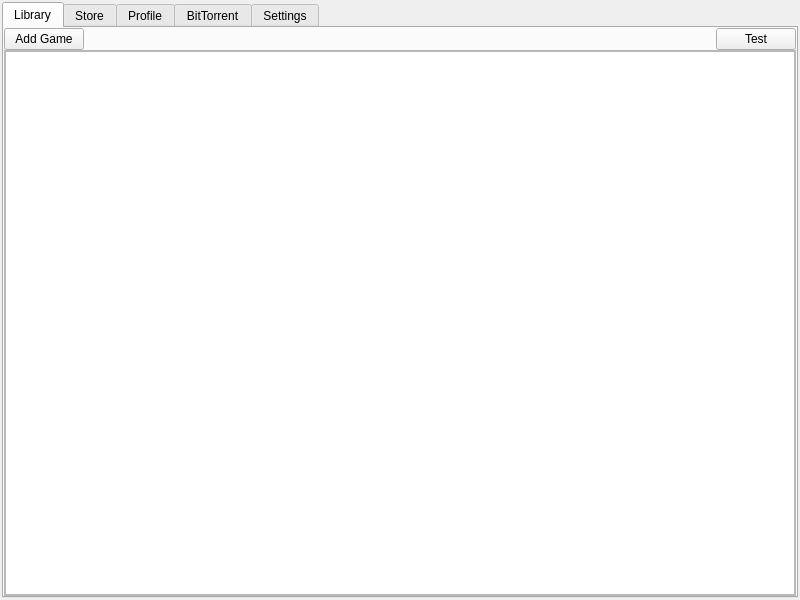
<?xml version="1.0" encoding="UTF-8"?>
<ui version="4.0">
 <class>MainWindow</class>
 <widget class="QMainWindow" name="MainWindow">
  <property name="geometry">
   <rect>
    <x>0</x>
    <y>0</y>
    <width>800</width>
    <height>600</height>
   </rect>
  </property>
  <property name="windowTitle">
   <string>MainWindow</string>
  </property>
  <widget class="QWidget" name="MainWidget">
   <property name="enabled">
    <bool>true</bool>
   </property>
   <layout class="QVBoxLayout" name="verticalLayout">
    <property name="leftMargin">
     <number>2</number>
    </property>
    <property name="topMargin">
     <number>2</number>
    </property>
    <property name="rightMargin">
     <number>2</number>
    </property>
    <property name="bottomMargin">
     <number>2</number>
    </property>
    <item>
     <widget class="QTabWidget" name="TabWidget">
      <property name="currentIndex">
       <number>0</number>
      </property>
      <property name="iconSize">
       <size>
        <width>16</width>
        <height>16</height>
       </size>
      </property>
      <property name="elideMode">
       <enum>Qt::TextElideMode::ElideNone</enum>
      </property>
      <widget class="QWidget" name="LibraryTab">
       <attribute name="title">
        <string>Library</string>
       </attribute>
       <layout class="QVBoxLayout" name="LibraryTabLayout">
        <property name="spacing">
         <number>0</number>
        </property>
        <property name="leftMargin">
         <number>0</number>
        </property>
        <property name="topMargin">
         <number>0</number>
        </property>
        <property name="rightMargin">
         <number>0</number>
        </property>
        <property name="bottomMargin">
         <number>0</number>
        </property>
        <item>
         <layout class="QHBoxLayout" name="LibraryToolbarLayout">
          <item>
           <widget class="QPushButton" name="AddGameButton">
            <property name="text">
             <string>Add Game</string>
            </property>
           </widget>
          </item>
          <item>
           <spacer name="horizontalSpacer">
            <property name="orientation">
             <enum>Qt::Orientation::Horizontal</enum>
            </property>
            <property name="sizeHint" stdset="0">
             <size>
              <width>40</width>
              <height>20</height>
             </size>
            </property>
           </spacer>
          </item>
          <item>
           <widget class="QPushButton" name="TestButton">
            <property name="text">
             <string>Test</string>
            </property>
           </widget>
          </item>
         </layout>
        </item>
        <item>
         <widget class="QScrollArea" name="LibraryScrollArea">
          <property name="widgetResizable">
           <bool>true</bool>
          </property>
          <widget class="QWidget" name="LibraryScrollAreaLayout">
           <property name="geometry">
            <rect>
             <x>0</x>
             <y>0</y>
             <width>790</width>
             <height>534</height>
            </rect>
           </property>
           <layout class="QVBoxLayout" name="verticalLayout_2">
            <property name="spacing">
             <number>0</number>
            </property>
            <property name="leftMargin">
             <number>0</number>
            </property>
            <property name="topMargin">
             <number>0</number>
            </property>
            <property name="rightMargin">
             <number>0</number>
            </property>
            <property name="bottomMargin">
             <number>0</number>
            </property>
            <item>
             <widget class="QTableView" name="LibraryTableView">
              <property name="sizeAdjustPolicy">
               <enum>QAbstractScrollArea::SizeAdjustPolicy::AdjustToContents</enum>
              </property>
              <property name="editTriggers">
               <set>QAbstractItemView::EditTrigger::NoEditTriggers</set>
              </property>
              <property name="tabKeyNavigation">
               <bool>false</bool>
              </property>
              <property name="showDropIndicator" stdset="0">
               <bool>false</bool>
              </property>
              <property name="dragDropOverwriteMode">
               <bool>false</bool>
              </property>
              <property name="selectionBehavior">
               <enum>QAbstractItemView::SelectionBehavior::SelectRows</enum>
              </property>
              <property name="verticalScrollMode">
               <enum>QAbstractItemView::ScrollMode::ScrollPerPixel</enum>
              </property>
              <property name="horizontalScrollMode">
               <enum>QAbstractItemView::ScrollMode::ScrollPerPixel</enum>
              </property>
             </widget>
            </item>
           </layout>
          </widget>
         </widget>
        </item>
       </layout>
      </widget>
      <widget class="QWidget" name="StoreTab">
       <attribute name="title">
        <string>Store</string>
       </attribute>
      </widget>
      <widget class="QWidget" name="ProfileTab">
       <attribute name="title">
        <string>Profile</string>
       </attribute>
      </widget>
      <widget class="QWidget" name="BitTorrentTab">
       <attribute name="title">
        <string>BitTorrent</string>
       </attribute>
      </widget>
      <widget class="QWidget" name="SettingsTab">
       <attribute name="title">
        <string>Settings</string>
       </attribute>
      </widget>
     </widget>
    </item>
   </layout>
  </widget>
 </widget>
 <resources/>
 <connections/>
</ui>
